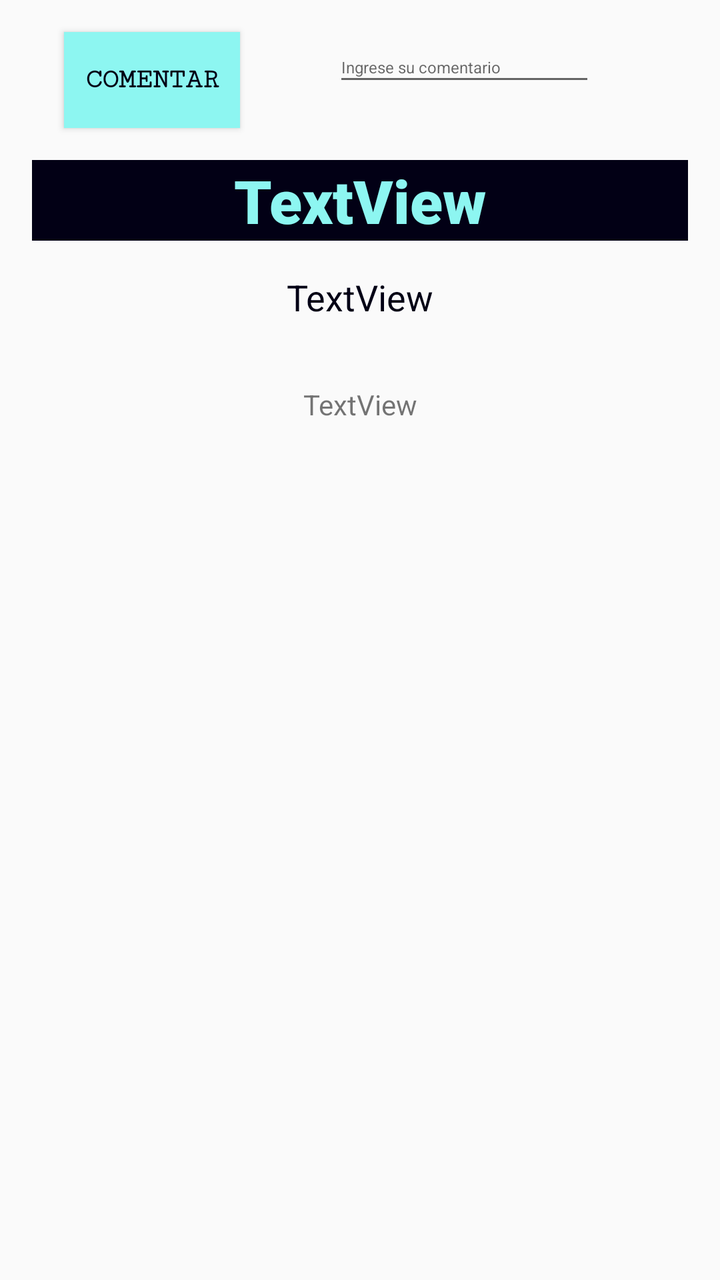
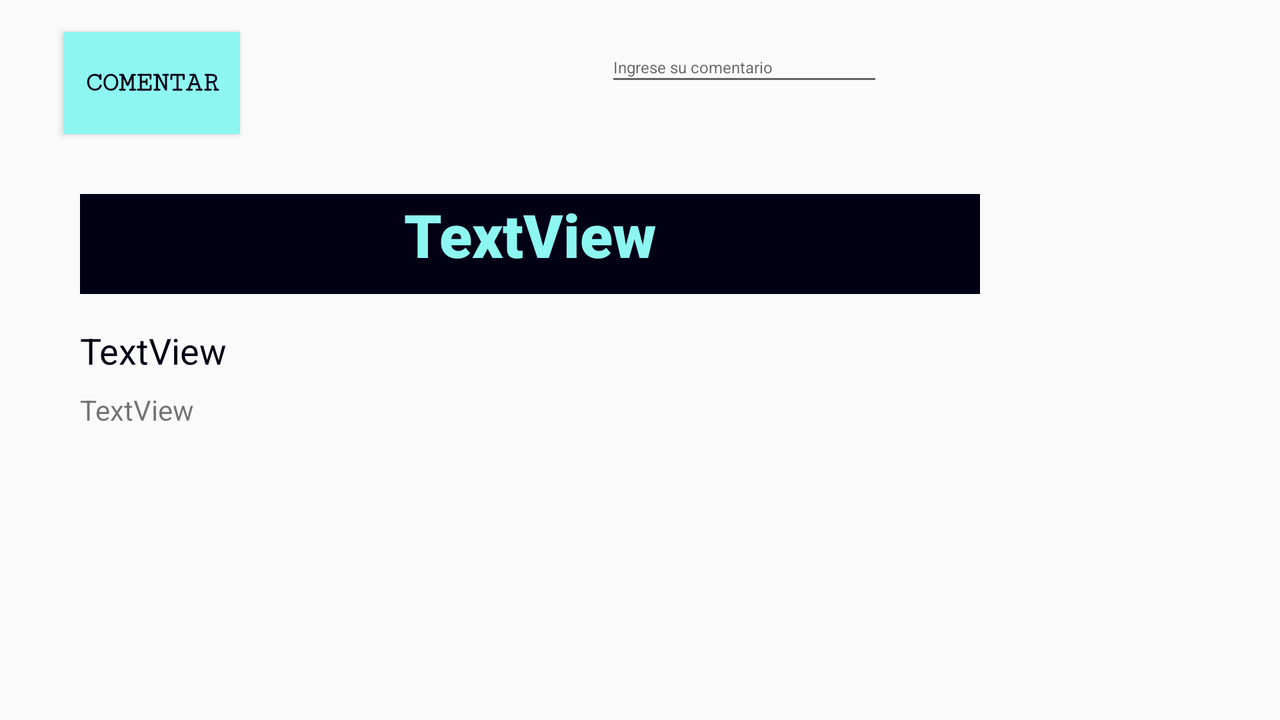

First picture: res/layout/ on a phone held upright. Second picture: the repository's own variant of that layout, on a device whose configuration matches the variant's folder. Source for both follows.
<!-- AndroidManifest.xml: application theme AppTheme -->
<!-- res/layout/activity_main2.xml -->
<?xml version="1.0" encoding="utf-8"?>
    <androidx.constraintlayout.widget.ConstraintLayout
            xmlns:android="http://schemas.android.com/apk/res/android"
            xmlns:tools="http://schemas.android.com/tools"
            xmlns:app="http://schemas.android.com/apk/res-auto"
            android:layout_width="match_parent"
            android:layout_height="match_parent"
            tools:context=".Main2Activity">

        <TextView
                android:text="TextView"
                android:id="@+id/eltitulo" app:layout_constraintStart_toStartOf="parent"
                app:layout_constraintEnd_toEndOf="parent"
                style="@style/TitleStyle" android:layout_marginEnd="16dp"
                android:layout_marginStart="16dp" app:layout_constraintHorizontal_bias="0.0"
                android:layout_marginTop="16dp" app:layout_constraintTop_toBottomOf="@+id/coment"/>
    <TextView
            android:text="TextView"
            android:layout_width="wrap_content"
            android:layout_height="wrap_content"
            app:layout_constraintStart_toStartOf="parent" android:layout_marginStart="16dp"
            android:id="@+id/subtitle" android:layout_marginTop="16dp"
            app:layout_constraintTop_toBottomOf="@+id/eltitulo" android:textAlignment="center"
            android:textColor="@color/colorPrimaryDark" android:textSize="18sp"
            android:layout_marginEnd="16dp" app:layout_constraintEnd_toEndOf="parent"/>
    <EditText
            android:layout_width="131dp"
            android:layout_height="32dp"
            android:inputType="textPersonName"
            android:ems="10"
            android:id="@+id/comentario"
            android:textSize="8sp"
            android:hint="Ingrese su comentario"
            app:layout_constraintStart_toEndOf="@+id/coment"
            android:layout_marginStart="16dp" android:layout_marginEnd="32dp"
            app:layout_constraintEnd_toEndOf="parent" android:layout_marginTop="16dp"
            app:layout_constraintTop_toTopOf="parent"/>
    <Button
            android:text="Comentar"
            android:layout_width="wrap_content"
            android:layout_height="wrap_content"
            android:id="@+id/coment" style="@style/ButtonStyle"
            android:layout_marginTop="16dp"
            app:layout_constraintTop_toTopOf="parent" android:layout_marginStart="32dp"
            app:layout_constraintStart_toStartOf="parent"/>
    <ScrollView
            android:layout_width="wrap_content"
            android:layout_height="0dp"
            android:id="@+id/scrollView2"
            app:layout_constraintEnd_toEndOf="parent"
            android:layout_marginEnd="16dp"
            app:layout_constraintStart_toStartOf="parent"
            android:layout_marginStart="16dp"
            android:layout_marginBottom="24dp"
            app:layout_constraintBottom_toBottomOf="parent" android:layout_marginTop="16dp"
            app:layout_constraintTop_toBottomOf="@+id/subtitle">
        <LinearLayout
                android:layout_width="wrap_content"
                android:layout_height="wrap_content" app:layout_constraintEnd_toEndOf="parent"
                app:layout_constraintStart_toStartOf="parent"
                android:id="@+id/LinearLayout" app:layout_constraintTop_toTopOf="parent"
                app:layout_constraintBottom_toBottomOf="parent" app:layout_constraintHorizontal_bias="0.529"
                android:orientation="vertical">

            <TextView
                    android:text="TextView"
                    android:id="@+id/texto"
                    android:lineSpacingExtra="8sp" android:layout_height="wrap_content"
                    android:layout_marginStart="16dp"
                    android:layout_marginEnd="16dp"
                    android:layout_marginTop="16dp" android:layout_marginBottom="16dp"
                    android:layout_width="wrap_content"/>
        </LinearLayout>
    </ScrollView>
    </androidx.constraintlayout.widget.ConstraintLayout>
<!-- resources referenced by this layout -->
<resources>
  <color name="colorPrimaryDark">#020015</color>
  <style name="ButtonStyle">
          <item name="android:layout_width">wrap_content</item>
          <item name="android:layout_height">wrap_content</item>
          <item name="android:layout_marginStart">16dp</item>
          <item name="android:layout_marginTop">16dp</item>
          <item name="android:layout_marginBottom">16dp</item>
          <item name="android:fontFamily">serif-monospace</item>
          <item name="android:background">@color/colorPrimary</item>
          <item name="android:textStyle">bold</item>
          <item name="android:textColor">@color/colorPrimaryDark</item>
      </style>
  <style name="TitleStyle">
          <item name="android:layout_width">0dp</item>
          <item name="android:layout_height">wrap_content</item>
          <item name="android:layout_marginTop">16dp</item>
          <item name="android:layout_marginStart">16dp</item>
          <item name="android:layout_marginEnd">16dp</item>
          <item name="android:textAlignment">center</item>
          <item name="android:textSize">30sp</item>
          <item name="android:fontFamily">sans-serif-black</item>
          <item name="android:textColor">@color/colorPrimary</item>
          <item name="android:background">@color/colorPrimaryDark</item>
      </style>
  <style name="AppTheme" parent="Theme.AppCompat.Light.DarkActionBar">
          
          <item name="colorPrimary">@color/colorPrimary</item>
          <item name="colorPrimaryDark">@color/colorPrimaryDark</item>
          <item name="colorAccent">@color/colorAccent</item>
      </style>
  <color name="colorPrimary">#8DF6F1</color>
  <color name="colorAccent">#D81B3E</color>
</resources>
<!-- res/layout-land/activity_main2.xml (the author's variant of the layout above) -->
<!-- drawn on the phone turned sideways -->
<?xml version="1.0" encoding="utf-8"?>
    <androidx.constraintlayout.widget.ConstraintLayout
            xmlns:android="http://schemas.android.com/apk/res/android"
            xmlns:tools="http://schemas.android.com/tools"
            xmlns:app="http://schemas.android.com/apk/res-auto"
            android:layout_width="match_parent"
            android:layout_height="match_parent"
            tools:context=".Main2Activity">
    <EditText
            android:layout_width="139dp"
            android:layout_height="32dp"
            android:inputType="textPersonName"
            android:ems="10"
            android:id="@+id/comentario"
            android:textSize="8sp"
            android:hint="Ingrese su comentario"
            android:layout_marginTop="16dp"
            app:layout_constraintTop_toTopOf="parent" app:layout_constraintStart_toEndOf="@+id/coment"
            android:layout_marginStart="16dp" android:layout_marginEnd="32dp"
            app:layout_constraintEnd_toEndOf="parent"/>
    <Button
            android:text="Comentar"
            android:layout_width="wrap_content"
            android:layout_height="51dp"
            android:id="@+id/coment" style="@style/ButtonStyle"
            app:layout_constraintStart_toStartOf="parent"
            android:layout_marginStart="32dp" android:layout_marginTop="16dp"
            app:layout_constraintTop_toTopOf="parent"/>
    <ScrollView
            android:layout_width="0dp"
            android:layout_height="0dp"
            android:id="@+id/scrollView2"
            app:layout_constraintStart_toStartOf="parent"
            android:layout_marginStart="24dp" app:layout_constraintEnd_toEndOf="parent" android:layout_marginEnd="24dp"
            android:layout_marginBottom="24dp" app:layout_constraintBottom_toBottomOf="parent"
            app:layout_constraintHorizontal_bias="1.0" android:layout_marginTop="16dp"
            app:layout_constraintTop_toBottomOf="@+id/coment" app:layout_constraintVertical_bias="1.0">
        <LinearLayout
                android:layout_width="wrap_content"
                android:layout_height="wrap_content"
                android:id="@+id/linearLayout"
                app:layout_constraintTop_toTopOf="parent" app:layout_constraintStart_toStartOf="parent"
                android:layout_marginTop="6dp" app:layout_constraintEnd_toEndOf="parent" android:orientation="vertical">
            <TextView
                    android:text="TextView"
                    android:id="@+id/eltitulo"
                    style="@style/TitleStyle"
                    app:layout_constraintStart_toStartOf="parent"
                    android:layout_marginStart="16dp" app:layout_constraintEnd_toEndOf="parent"
                    android:layout_marginEnd="16dp" app:layout_constraintHorizontal_bias="0.482"
                    android:layout_marginTop="8dp" app:layout_constraintTop_toBottomOf="@+id/coment"
                    android:layout_width="450dp" android:layout_height="50dp"/>
            <TextView
                    android:text="TextView"
                    android:layout_width="wrap_content"
                    android:layout_height="wrap_content"
                    android:id="@+id/subtitle"
                    android:textAlignment="center"
                    android:textColor="@color/colorPrimaryDark" android:textSize="18sp"
                    android:layout_marginTop="16dp"
                    app:layout_constraintTop_toBottomOf="@+id/eltitulo" android:layout_marginStart="16dp"
                    app:layout_constraintStart_toStartOf="parent" android:layout_marginEnd="16dp"
                    app:layout_constraintEnd_toEndOf="parent"/>
            <TextView
                    android:text="TextView"
                    android:id="@+id/texto"
                    android:layout_marginEnd="16dp" android:layout_marginTop="8dp"
                    android:layout_marginStart="16dp"
                    android:layout_height="wrap_content" android:layout_width="wrap_content" android:autoLink="all"/>
        </LinearLayout>
    </ScrollView>
    </androidx.constraintlayout.widget.ConstraintLayout>
